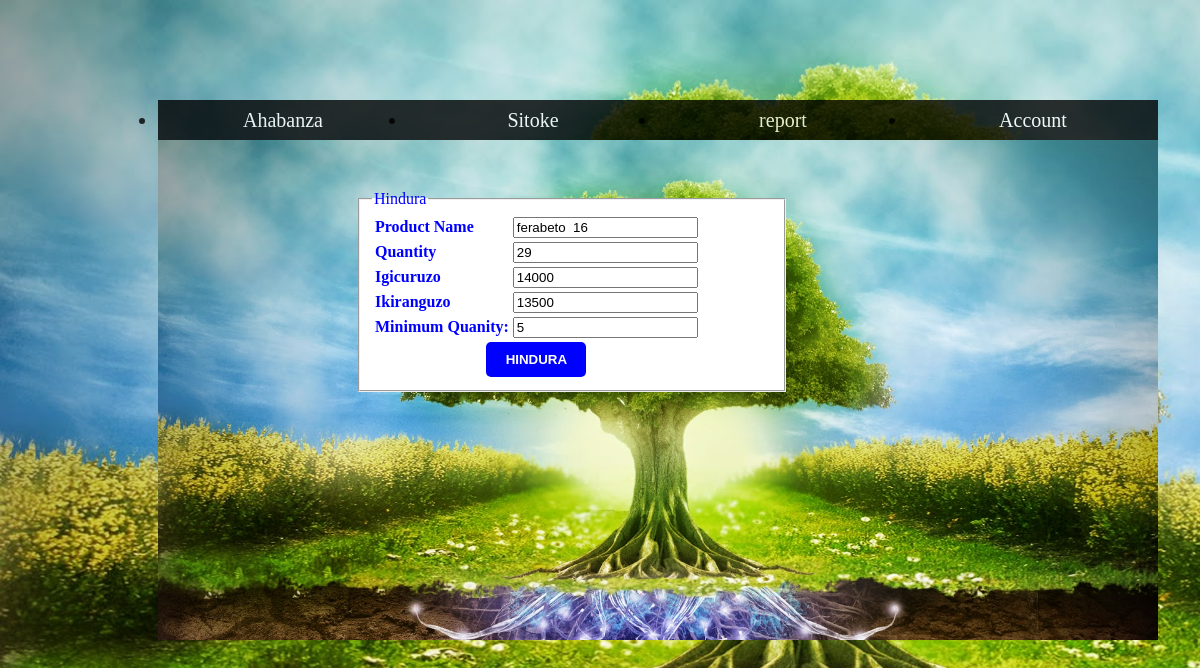
/admin/index.php?edit_pro=15 (signed in), run on the app's committed database.
### tables this page shows
CREATE TABLE IF NOT EXISTS `new_stock` (
  `id` int(10) NOT NULL AUTO_INCREMENT,
  `prod_name` varchar(255) NOT NULL,
  `selling_price` double NOT NULL,
  `original_price` double NOT NULL,
  `quantiy` double NOT NULL,
  `min_qty` int(10) NOT NULL,
  PRIMARY KEY (`id`)
);

### admin/edit_pro.php (the view, shortened to what this page needs)
<?php
include"include/connnect.php";
if(isset($_GET['edit_pro'])){
	$pro_id=$_GET['edit_pro'];
	$sel="select * from new_stock where id='$pro_id'";
	$run_sel=mysqli_query($con,$sel);
	while($row_pro=mysqli_fetch_array($run_sel)){
	$pro_name=$row_pro['prod_name'];
	$sell_price=$row_pro['selling_price'];
	$org_price=$row_pro['original_price'];
	$quantity=$row_pro['quantiy'];
	$min=$row_pro['min_qty'];
	}
}
?>
<html>
<head>
</head>
<body bgcolor="skyblue">
<form action="" method="post" enctype="multipart/form-data">
  <fieldset style="width:400px; height:auto; background-color:white;align:center; color:blue;
  margin-left:200px; margin-top:50px; font-family:COMIC SANS MS;"><legend>Hindura</legend>
  <table style="font-family:COMIC SANS MS;color:blue;">
  <tr><td><b>Product Name</b></td><td><input type="text" name="product_name" value="<?php echo $pro_name;  ?>"></td></tr>
  <tr><td> <b>Quantity</b> </td><td> <input type="text" name="qty" value="<?php echo $quantity;   ?>" required></td></tr>
  <tr><td> <b>Igicuruzo</b> </td><td> <input type="text" name="sell_price"  value="<?php  echo $sell_price;  ?>"required></td></tr>
   <tr><td> <b>Ikiranguzo</b>  </td><td> <input type="text" name="org_price" value="<?php  echo $org_price;  ?>" required></td></tr>
   <tr><td> <b>Minimum Quanity:</b>  </td><td> <input type="text" name="min" value="<?php  echo $min;  ?>" required></td></tr>
  <tr align="center"><td colspan="3">
  <input type="submit" name="update"  value="HINDURA"  style="width:100px;
	 height:35px; border:0;	 border-radius:5px;	 -webkit-border-radius:5px;	-o-border-radius:5px;	-moz-border-radius:5px;
	background-color:blue;		font-weight:bolder; color:white;" ></td></tr>
  </table>
  </fieldset>
</form>
</body>
</html>

### admin/style.css (style rules this page uses)
body { background-image:url(images/green.jpg); background-size:cover; }

### data on the page
new_stock: product_name "ferabeto 16", qty "29", sell_price "14000", org_price "13500", min "5"
